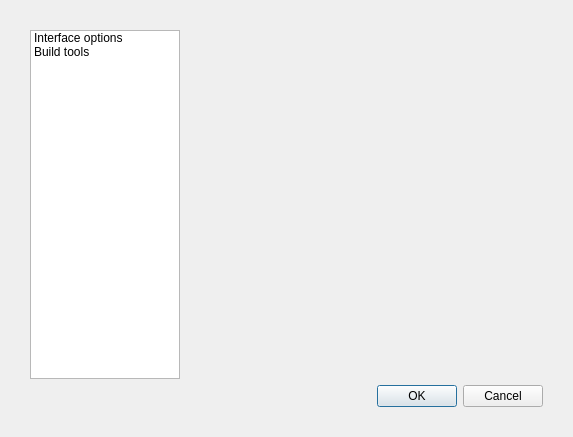
<?xml version="1.0" encoding="UTF-8"?>
<ui version="4.0">
 <class>DialogSettingProgram</class>
 <widget class="QDialog" name="DialogSettingProgram">
  <property name="geometry">
   <rect>
    <x>0</x>
    <y>0</y>
    <width>573</width>
    <height>437</height>
   </rect>
  </property>
  <property name="windowTitle">
   <string>Setting </string>
  </property>
  <property name="windowIcon">
   <iconset resource="sources.qrc">
    <normaloff>:/sources/img/icons/setting.svg</normaloff>:/sources/img/icons/setting.svg</iconset>
  </property>
  <property name="styleSheet">
   <string notr="true"/>
  </property>
  <layout class="QGridLayout" name="gridLayout">
   <property name="leftMargin">
    <number>30</number>
   </property>
   <property name="topMargin">
    <number>30</number>
   </property>
   <property name="rightMargin">
    <number>30</number>
   </property>
   <property name="bottomMargin">
    <number>30</number>
   </property>
   <item row="0" column="0">
    <widget class="QListWidget" name="listWidget">
     <property name="minimumSize">
      <size>
       <width>150</width>
       <height>0</height>
      </size>
     </property>
     <property name="maximumSize">
      <size>
       <width>120</width>
       <height>16777215</height>
      </size>
     </property>
     <item>
      <property name="text">
       <string>Interface options</string>
      </property>
     </item>
     <item>
      <property name="text">
       <string>Build tools</string>
      </property>
     </item>
    </widget>
   </item>
   <item row="0" column="1">
    <widget class="QStackedWidget" name="stackedWidget">
     <property name="currentIndex">
      <number>0</number>
     </property>
     <widget class="FormOptionView" name="formOptionView"/>
     <widget class="FormOptionBuild" name="formOptionBuild"/>
    </widget>
   </item>
   <item row="1" column="0" colspan="2">
    <widget class="QDialogButtonBox" name="buttonBox">
     <property name="orientation">
      <enum>Qt::Horizontal</enum>
     </property>
     <property name="standardButtons">
      <set>QDialogButtonBox::Cancel|QDialogButtonBox::Ok</set>
     </property>
    </widget>
   </item>
  </layout>
 </widget>
 <customwidgets>
  <customwidget>
   <class>FormOptionView</class>
   <extends>QWidget</extends>
   <header>formoptionview.h</header>
   <container>1</container>
  </customwidget>
  <customwidget>
   <class>FormOptionBuild</class>
   <extends>QWidget</extends>
   <header>formoptionbuild.h</header>
   <container>1</container>
  </customwidget>
 </customwidgets>
 <resources>
  <include location="sources.qrc"/>
 </resources>
 <connections>
  <connection>
   <sender>buttonBox</sender>
   <signal>accepted()</signal>
   <receiver>DialogSettingProgram</receiver>
   <slot>accept()</slot>
   <hints>
    <hint type="sourcelabel">
     <x>248</x>
     <y>254</y>
    </hint>
    <hint type="destinationlabel">
     <x>157</x>
     <y>274</y>
    </hint>
   </hints>
  </connection>
  <connection>
   <sender>buttonBox</sender>
   <signal>rejected()</signal>
   <receiver>DialogSettingProgram</receiver>
   <slot>reject()</slot>
   <hints>
    <hint type="sourcelabel">
     <x>316</x>
     <y>260</y>
    </hint>
    <hint type="destinationlabel">
     <x>286</x>
     <y>274</y>
    </hint>
   </hints>
  </connection>
 </connections>
</ui>
